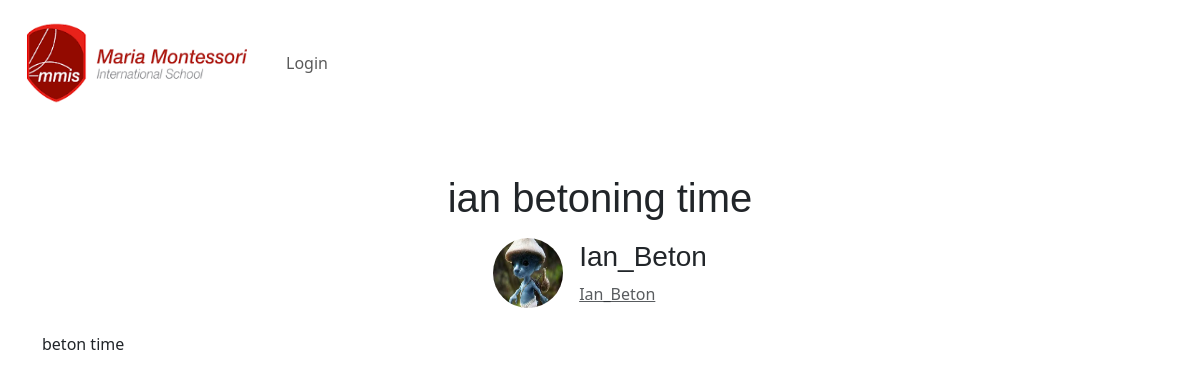
The page /details/1 on the database its author committed.
### main/models.py (models this page shows, shortened)
class Post(models.Model):
    author = models.ForeignKey(User, on_delete=models.CASCADE)
    title = models.CharField(max_length=100)
    file = models.FileField(upload_to='uploads/', blank=True, null=True)
    body = RichTextField(blank=True, null=True)
    date = models.DateField(auto_now_add=True)
    category = models.ForeignKey(Category, on_delete=models.CASCADE)
    subject = models.ForeignKey(Subject, on_delete=models.CASCADE)
    class Meta:
        ordering = ['-date']  # Order by date in descending order (newest to oldest)

class Profile(models.Model):
    user = models.OneToOneField(User, null=True, on_delete=models.CASCADE)
    body = RichTextField(blank=True, null=True)
    email = models.EmailField(max_length = 254, null=True, blank=True, )
    profile_picture = models.ImageField(null=True, blank=True, upload_to="media/uploads" )
    def __str__(self):
        return str(self.user)

### main/views.py (the view)
# urls.py: path('details/<int:pk>', Details.as_view(), name="details"),
class Details(DetailView):
    model = Post
    template_name = 'details.html'
    ordering = ['-id']

### main/views.py (called while the page is built)
def categories_context(request):
    categories = Category.objects.all()  # Fetch all categories
    return {'categories': categories}

def post_context(request):
    posts = Post.objects.all()  # Fetch all categories
    return {'posts': posts}

### main/templates/details.html (shortened to what this page needs)
{% extends 'base.html' %}
{% block content %}
<!DOCTYPE html>
<html>
<head>
</head>
<body>
<div class="container mt-5">
  <h1 class="text-center">{{ post.title }}</h1>
  <div class="d-flex justify-content-center align-items-center mt-3">
    <img src="{{ post.author.profile.profile_picture.url }}" width="70" height="70" class="rounded-circle me-3">
    <div>
      <h3>{{ post.author.username }}</h3>
      <a href="{% url 'profile_page' post.author.profile.id %}" class="text-muted">{{ post.author.profile }}</a>
    </div>
  </div>
  <div class="mt-4">
    {{ post.body|safe }}
  </div>
</div>
</body>
</html>
{% endblock %}

### main/templates/details.html (style rules this page uses)
body { background-color: rgb(255, 255, 255); }
h1, h3 { font-family: sans-serif; }
.mt-4 { margin: 20px 0; }

### rows shown on the page
Post: title "ian betoning time", author.profile.profile_picture (picture), author.username "Ian_Beton", author.profile "Ian_Beton", body "beton time"
